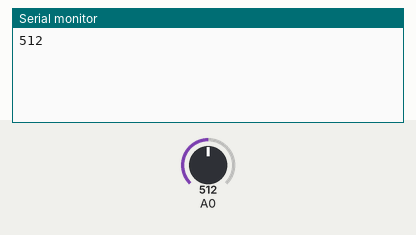
Simulated run of this sketch. Board: Arduino Uno R4 WiFi. Parts: the last lines printed to the serial monitor. The test bench sets the inputs (shaded band); at power-on: A0 = 512. WiFi joins after 1.5 s; servers stay silent unless stated.

Above: at 3.0 s.
3.1 s: A0 set to 716
At 5.1 s:
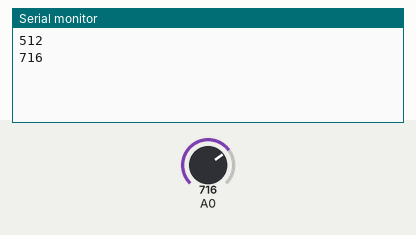
5.8 s: A0 set to 900
At 6.6 s:
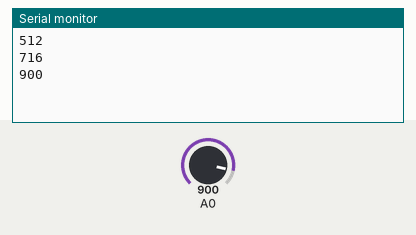
Timing chart, 0 to 8.8 s (numbered marks = the images above; inputs shaded):
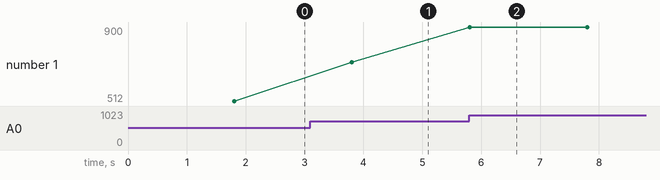

The sketch:

sketch_jan8a.ino
```cpp
#define BLYNK_PRINT Serial
#define BLYNK_TEMPLATE_ID "TMPL2dkOdJkuq"
#define BLYNK_TEMPLATE_NAME "Alarm System"
#define BLYNK_AUTH_TOKEN "HipDvKRUq6pO8KkjBfGWRF7wYtDX1U0Z"

#include <SPI.h>
#include <WiFiS3.h>
#include <BlynkSimpleWifi.h>

int gas_value = 0;
char ssid[] = "TEKMATION WIFI";
char password[] = "+18478744871";


void setup() {
  // put your setup code here, to run once:
    Serial.begin(9600);
    Blynk.begin(BLYNK_AUTH_TOKEN, ssid, password);
}

void loop() {
    gas_value = analogRead(A0);
    Serial.println(gas_value);
    delay(1000);

    if(gas_value > 300){
      Blynk.logEvent("gas_leak","Warning: GAS LEAK!!");
    }
    Blynk.run();
    delay(1000);


  // put your main code here, to run repeatedly:


}
```

Measured:
- after the input at 3.1 s, the serial monitor: prints a new line after 0.70 s (image 1)
- after the input at 5.8 s, the serial monitor: prints a new line at once (image 2)
- plotted number 1: 512 → 716 after the input at 3.1 s, 716 → 900 after the input at 5.8 s
